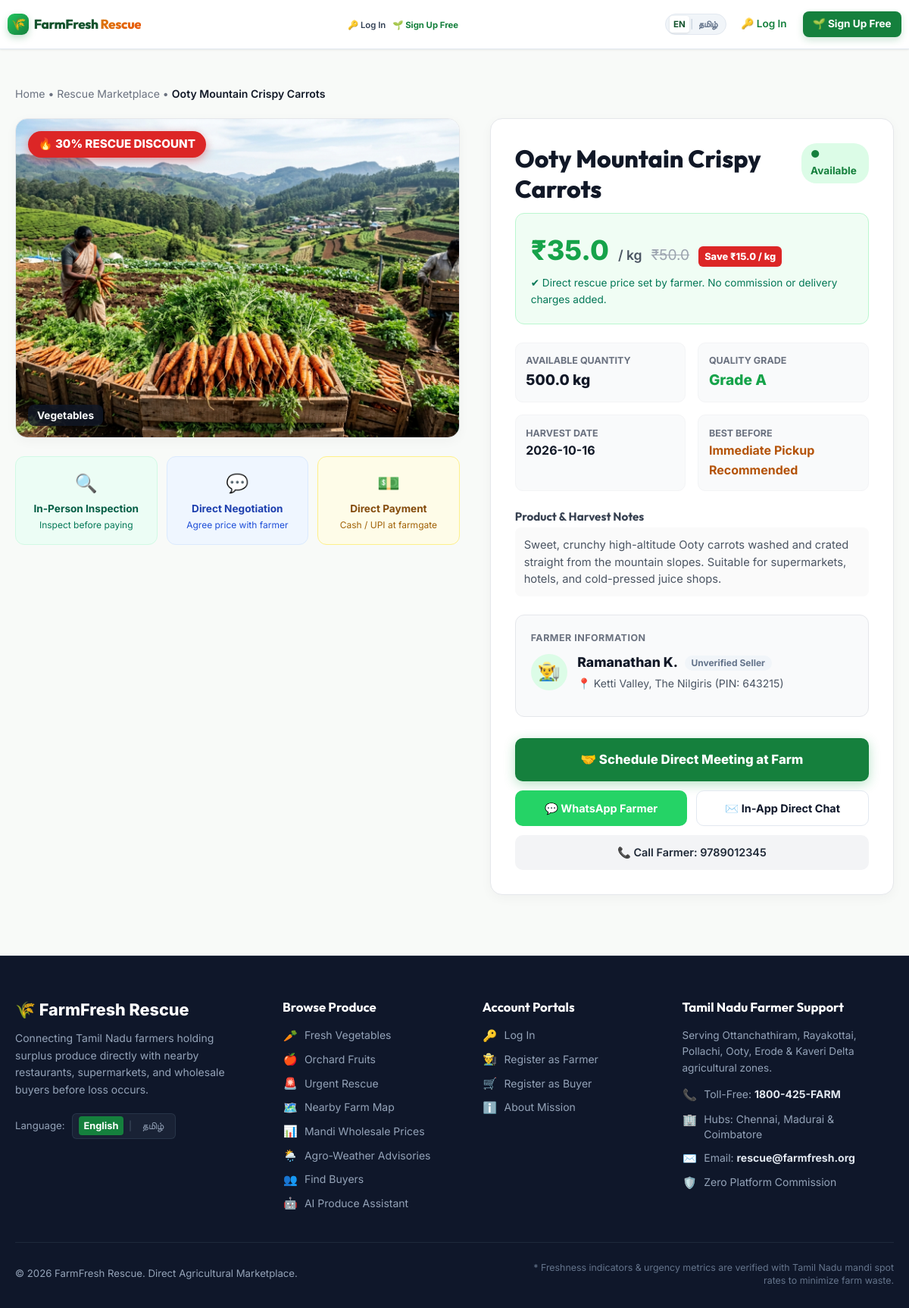
Screenshot of /rescue-product/3 with the database file from the repository.
### tables this page shows
CREATE TABLE rescue_products (
        id INTEGER PRIMARY KEY AUTOINCREMENT,
        farmer_id INTEGER NOT NULL,
        listing_id INTEGER,
        product_name TEXT NOT NULL,
        category TEXT NOT NULL CHECK(category IN ('Vegetables', 'Fruits', 'Grains', 'Leafy Vegetables', 'Other Agricultural Products')),
        photo TEXT,
        additional_photos TEXT,
        quantity REAL NOT NULL,
        initial_quantity REAL NOT NULL,
        unit TEXT NOT NULL DEFAULT 'kg',
        original_price REAL NOT NULL,
        rescue_price REAL NOT NULL,
        discount_percent REAL DEFAULT 0,
        quality_grade TEXT NOT NULL DEFAULT 'Grade A',
        harvest_date DATE NOT NULL,
        expiry_date DATE,
        farm_location TEXT NOT NULL,
        district TEXT NOT NULL,
        pin_code TEXT,
        farmer_name TEXT NOT NULL,
        farmer_phone TEXT NOT NULL,
        whatsapp_number TEXT,
        description TEXT,
        status TEXT NOT NULL DEFAULT 'Available' CHECK(status IN ('Available', 'Partially Reserved', 'Sold', 'Expired', 'Removed')),
        created_at TIMESTAMP DEFAULT CURRENT_TIMESTAMP,
        updated_at TIMESTAMP DEFAULT CURRENT_TIMESTAMP,
        FOREIGN KEY (farmer_id) REFERENCES users(id) ON DELETE CASCADE,
        FOREIGN KEY (listing_id) REFERENCES listings(id) ON DELETE SET NULL
    );

### app.py (the view)
@app.route('/rescue-product/<int:product_id>')
def rescue_product_detail(product_id):
    product = get_rescue_product_by_id(product_id)
    if not product:
        flash("Rescue product not found or has expired.", "warning")
        return redirect(url_for('browse_rescue_products'))
    dist_info = None
    if g.user and g.user.get('location'):
        b_lat, b_lng, _ = get_coordinates_for_location(g.user['location'])
        f_lat, f_lng, _ = get_coordinates_for_location(product['farm_location'], product['district'])
        dist_info = calculate_haversine_distance(f_lat, f_lng, b_lat, b_lng)
    return render_template(
        'rescue_product_detail.html',
        product=product,
        dist_info=dist_info
    )

### app.py (called while the page is built, shortened)
def get_current_user():
    user = None
    user_id = session.get('user_id')
    if user_id:
        user = auth_service.get_user_by_id(user_id)
    if not user:
        jwt_token = request.cookies.get('farmfresh_auth_token')
        if not jwt_token and request.headers.get('Authorization'):
            auth_header = request.headers.get('Authorization', '').strip()
            if auth_header.startswith('Bearer '):
                jwt_token = auth_header.split(' ', 1)[1].strip()
    if user and user.get('is_active') == 0:
        session.clear()
        return None
    return user

@app.before_request
def load_request_state():
    if 'lang' not in session:
        session['lang'] = request.cookies.get('farmfresh_lang', 'en')
    if session['lang'] not in ['en', 'ta']:
        session['lang'] = 'en'
    g.lang = session['lang']
    g.user = get_current_user()

### database.py (called while the page is built)
def get_db():
    conn = sqlite3.connect(DATABASE_PATH, timeout=20.0)
    conn.row_factory = sqlite3.Row
    conn.execute("PRAGMA foreign_keys = ON")
    return conn

### translations.py (called while the page is built)
def t(key, lang='en'):
    lang_dict = TRANSLATIONS.get(lang, TRANSLATIONS['en'])
    return lang_dict.get(key, TRANSLATIONS['en'].get(key, key))

### templates/rescue_product_detail.html (shortened to what this page needs)
{% extends "base.html" %}
{% block content %}
<div class="container" style="padding-top: 2rem; padding-bottom: 5rem;">
  <div style="font-size: 0.88rem; color: #6b7280; margin-bottom: 1.25rem;">
    <a href="{{ url_for('index') }}" style="color: inherit; text-decoration: none;">Home</a> &bull;
    <a href="{{ url_for('browse_rescue_products') }}" style="color: inherit; text-decoration: none;">Rescue Marketplace</a> &bull;
    <span style="color: #111827; font-weight: 600;">{{ product.product_name }}</span>
  </div>
  <div style="display: grid; grid-template-columns: 1.1fr 1fr; gap: 2.5rem; align-items: start;">
    <div>
      <div style="background: #ffffff; border-radius: 16px; border: 1px solid #e5e7eb; overflow: hidden; box-shadow: 0 4px 15px rgba(0,0,0,0.04); margin-bottom: 1rem;">
        <div style="position: relative; height: 420px; background: #f9fafb;">
          {% if product.photo %}
            <img id="mainProductImg" src="{{ url_for('static', filename='uploads/' ~ product.photo) }}" alt="{{ product.product_name }}" style="width: 100%; height: 100%; object-fit: cover;">
          {% else %}
            <div style="width: 100%; height: 100%; display: flex; align-items: center; justify-content: center; font-size: 6rem; background: #f0fdf4;">
              🌾
            </div>
          {% endif %}
          {% if product.discount_percent and product.discount_percent > 0 %}
            <div style="position: absolute; top: 16px; left: 16px; background: #dc2626; color: white; padding: 0.35rem 0.85rem; border-radius: 20px; font-size: 0.95rem; font-weight: 800; box-shadow: 0 4px 12px rgba(220,38,38,0.4);">
              🔥 {{ product.discount_percent|round(0)|int }}% RESCUE DISCOUNT
            </div>
          {% endif %}
          <div style="position: absolute; bottom: 16px; left: 16px;">
            <span style="background: rgba(17, 24, 39, 0.8); backdrop-filter: blur(4px); color: #ffffff; padding: 0.35rem 0.75rem; border-radius: 8px; font-size: 0.85rem; font-weight: 700;">
              {{ product.category }}
            </span>
          </div>
        </div>
      </div>
      <div style="display: grid; grid-template-columns: repeat(3, 1fr); gap: 0.75rem; margin-top: 1.5rem; text-align: center;">
        <div style="background: #ecfdf5; padding: 1rem 0.75rem; border-radius: 12px; border: 1px solid #d1fae5;">
          <div style="font-size: 1.5rem; margin-bottom: 0.25rem;">🔍</div>
          <div style="font-weight: 700; font-size: 0.85rem; color: #065f46;">In-Person Inspection</div>
          <div style="font-size: 0.75rem; color: #047857;">Inspect before paying</div>
        </div>
        <div style="background: #eff6ff; padding: 1rem 0.75rem; border-radius: 12px; border: 1px solid #dbeafe;">
          <div style="font-size: 1.5rem; margin-bottom: 0.25rem;">💬</div>
          <div style="font-weight: 700; font-size: 0.85rem; color: #1e40af;">Direct Negotiation</div>
          <div style="font-size: 0.75rem; color: #1d4ed8;">Agree price with farmer</div>
        </div>
        <div style="background: #fefce8; padding: 1rem 0.75rem; border-radius: 12px; border: 1px solid #fef08a;">
          <div style="font-size: 1.5rem; margin-bottom: 0.25rem;">💵</div>
          <div style="font-weight: 700; font-size: 0.85rem; color: #854d0e;">Direct Payment</div>
          <div style="font-size: 0.75rem; color: #a16207;">Cash / UPI at farmgate</div>
        </div>
      </div>
    </div>
    <div>
      <div style="background: #ffffff; border-radius: 16px; border: 1px solid #e5e7eb; padding: 2rem; box-shadow: 0 4px 15px rgba(0,0,0,0.04);">
        <div style="display: flex; justify-content: space-between; align-items: flex-start; margin-bottom: 0.75rem;">
          <h1 style="font-size: 2rem; font-weight: 800; color: #111827; margin: 0; line-height: 1.25;">
            {{ product.product_name }}
          </h1>
          <span style="background: #dcfce7; color: #15803d; padding: 0.3rem 0.75rem; border-radius: 20px; font-weight: 700; font-size: 0.85rem;">
            ● {{ product.status }}
          </span>
        </div>
        <div style="background: #f0fdf4; border: 1px solid #bbf7d0; border-radius: 12px; padding: 1.25rem; margin-bottom: 1.5rem;">
          <div style="display: flex; align-items: baseline; gap: 0.75rem; margin-bottom: 0.25rem;">
            <span style="font-size: 2.25rem; font-weight: 800; color: #16a34a;">₹{{ product.rescue_price }}</span>
            <span style="font-size: 1.1rem; color: #4b5563; font-weight: 600;">/ {{ product.unit }}</span>
            {% if product.original_price and product.original_price > product.rescue_price %}
              <span style="font-size: 1.2rem; color: #9ca3af; text-decoration: line-through;">₹{{ product.original_price }}</span>
              <span style="background: #dc2626; color: white; padding: 0.2rem 0.5rem; border-radius: 6px; font-size: 0.8rem; font-weight: 800;">
                Save ₹{{ (product.original_price - product.rescue_price)|round(1) }} / kg
              </span>
            {% endif %}
          </div>
          <div style="font-size: 0.85rem; color: #047857;">
            ✔ Direct rescue price set by farmer. No commission or delivery charges added.
          </div>
        </div>
        <div style="display: grid; grid-template-columns: 1fr 1fr; gap: 1rem; margin-bottom: 1.5rem;">
          <div style="background: #f9fafb; padding: 0.85rem; border-radius: 10px; border: 1px solid #f3f4f6;">
            <div style="font-size: 0.78rem; color: #6b7280; font-weight: 700;">AVAILABLE QUANTITY</div>
            <div style="font-size: 1.2rem; font-weight: 800; color: #111827;">{{ product.quantity }} {{ product.unit }}</div>
          </div>
          <div style="background: #f9fafb; padding: 0.85rem; border-radius: 10px; border: 1px solid #f3f4f6;">
            <div style="font-size: 0.78rem; color: #6b7280; font-weight: 700;">QUALITY GRADE</div>
            <div style="font-size: 1.2rem; font-weight: 800; color: #16a34a;">{{ product.quality_grade }}</div>
          </div>
          <div style="background: #f9fafb; padding: 0.85rem; border-radius: 10px; border: 1px solid #f3f4f6;">
            <div style="font-size: 0.78rem; color: #6b7280; font-weight: 700;">HARVEST DATE</div>
            <div style="font-size: 1rem; font-weight: 700; color: #111827;">{{ product.harvest_date }}</div>
          </div>
          <div style="background: #f9fafb; padding: 0.85rem; border-radius: 10px; border: 1px solid #f3f4f6;">
            <div style="font-size: 0.78rem; color: #6b7280; font-weight: 700;">BEST BEFORE</div>
            <div style="font-size: 1rem; font-weight: 700; color: #b45309;">{{ product.expiry_date or 'Immediate Pickup Recommended' }}</div>
          </div>
        </div>
        {% if product.description %}
          <div style="margin-bottom: 1.5rem;">
            <h3 style="font-size: 0.95rem; font-weight: 700; color: #374151; margin-bottom: 0.35rem;">Product & Harvest Notes</h3>
            <p style="color: #4b5563; font-size: 0.92rem; line-height: 1.5; margin: 0; background: #fafafa; padding: 0.75rem; border-radius: 8px;">
              {{ product.description }}
            </p>
          </div>
        {% endif %}
        <div style="background: #f9fafb; border: 1px solid #e5e7eb; border-radius: 12px; padding: 1.25rem; margin-bottom: 1.75rem;">
          <div style="font-size: 0.78rem; color: #6b7280; font-weight: 700; margin-bottom: 0.5rem; text-transform: uppercase; letter-spacing: 0.5px;">FARMER INFORMATION</div>
          <div style="display: flex; align-items: center; gap: 0.85rem; margin-bottom: 0.75rem;">
            <div style="width: 48px; height: 48px; border-radius: 50%; background: #dcfce7; color: #15803d; font-size: 1.5rem; display: flex; align-items: center; justify-content: center;">
              👨‍🌾
            </div>
            <div>
              <div style="font-size: 1.1rem; font-weight: 800; color: #111827;">
                {{ product.farmer_name }}
                {% if product.is_verified_seller %}
                  <span style="font-size: 0.75rem; color: #15803d; font-weight: 800; background: #dcfce7; padding: 0.15rem 0.55rem; border-radius: 12px; margin-left: 0.35rem;">✓ Verified Seller</span>
                {% elif product.verification_status == 'Verification Pending' %}
                  <span style="font-size: 0.75rem; color: #b45309; font-weight: 800; background: #fef3c7; padding: 0.15rem 0.55rem; border-radius: 12px; margin-left: 0.35rem;">⏳ Verification Pending</span>
                {% else %}
                  <span style="font-size: 0.75rem; color: #64748b; font-weight: 700; background: #f1f5f9; padding: 0.15rem 0.55rem; border-radius: 12px; margin-left: 0.35rem;">Unverified Seller</span>
                {% endif %}
              </div>
              <div style="font-size: 0.88rem; color: #4b5563; margin-top: 0.2rem;">
                📍 {{ product.farm_location }}, {{ product.district }} (PIN: {{ product.pin_code }})
              </div>
            </div>
          </div>
        </div>
        <div style="display: flex; flex-direction: column; gap: 0.75rem;">
          {% if current_user and current_user['role'] == 'farmer' and current_user['id'] == product.farmer_id %}
            <a href="{{ url_for('edit_rescue_product', product_id=product.id) }}" class="btn btn-primary" style="padding: 0.85rem; font-size: 1rem; font-weight: 700; text-align: center; border-radius: 10px;">
              ✏️ Edit Product Details
            </a>
          {% else %}
            <a href="{{ url_for('schedule_direct_meeting', product_id=product.id) }}" class="btn btn-primary" style="padding: 0.85rem; font-size: 1.05rem; font-weight: 800; text-align: center; border-radius: 10px; box-shadow: 0 4px 15px rgba(22, 163, 74, 0.3);">
              🤝 Schedule Direct Meeting at Farm
            </a>
            <div style="display: grid; grid-template-columns: 1fr 1fr; gap: 0.75rem;">
              {% set wa_num = (product.whatsapp_number or product.farmer_phone)|replace(' ', '')|replace('-', '') %}
              {% if wa_num|length == 10 %}{% set wa_num = '91' ~ wa_num %}{% endif %}
              <a href="https://wa.me/{{ wa_num }}?text={{ ('Hello ' ~ product.farmer_name ~ ', I would like to inspect and buy your ' ~ product.product_name ~ ' via FarmFresh Rescue.')|urlencode }}" target="_blank" class="btn" style="background: #25d366; color: white; padding: 0.7rem; font-size: 0.9rem; font-weight: 700; text-align: center; border-radius: 10px; text-decoration: none;">
                💬 WhatsApp Farmer
              </a>
              <a href="{{ url_for('direct_messages_view', other_user_id=product.farmer_id) }}" class="btn btn-secondary" style="padding: 0.7rem; font-size: 0.9rem; font-weight: 700; text-align: center; border-radius: 10px;">
                ✉️ In-App Direct Chat
              </a>
            </div>
            <a href="tel:{{ product.farmer_phone }}" class="btn" style="background: #f3f4f6; color: #1f2937; padding: 0.65rem; font-size: 0.9rem; font-weight: 600; text-align: center; border-radius: 10px; text-decoration: none;">
              📞 Call Farmer: {{ product.farmer_phone }}
            </a>
          {% endif %}
        </div>
      </div>
    </div>
  </div>
</div>
{% endblock %}

### rows the page displays
rescue_products: product_name "Ooty Mountain Crispy Carrots", photo (picture), discount_percent "30", category "Vegetables", status "Available", rescue_price "35.0", unit "kg", original_price "50.0", (product.original_price-product.rescue_price)|round(1) "15.0", quantity "500.0", quality_grade "Grade A", harvest_date "2026-10-16", description "Sweet, crunchy high-altitude Ooty carrots washed and crated straight from the mountain slopes. Suitable for supermarkets, hotels, and cold-pressed juice shops.", farmer_name "Ramanathan K.", farm_location "Ketti Valley", district "The Nilgiris", pin_code "643215", farmer_phone "9789012345"

### other values shown
{{ _t('log_in') }} "Log In"
{{ _t('sign_up') }} "Sign Up Free"
{{ product.expiry_date or 'Immediate Pickup Recommended' }} "Immediate Pickup Recommended"
{{ _t('brand_name') }} "FarmFresh Rescue"
{{ _t('hero_subtitle') }} "Connecting Tamil Nadu farmers holding surplus produce directly with nearby restaurants, supermarkets, and wholesale buyers before loss occurs."
{{ _t('select_language') }} "Language"
{{ _t('browse_produce') }} "Browse Produce"
{{ _t('urgent_rescue') }} "Urgent Rescue"
{{ _t('nearby_buyers') }} "Find Buyers"
{{ _t('ai_assistant') }} "AI Produce Assistant"
{{ _t('my_dashboard') if current_user else 'Account Portals' }} "Account Portals"
{{ _t('about_mission') }} "About Mission"
